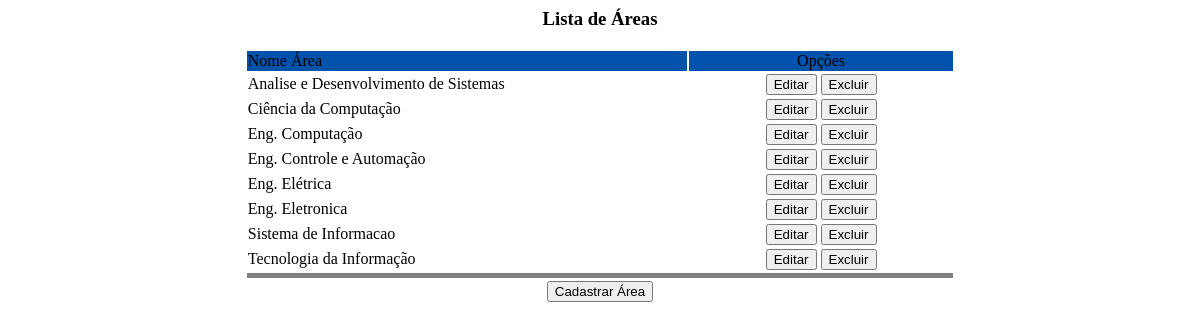
The page /bd_area/area_lista.php on the database as committed earlier.
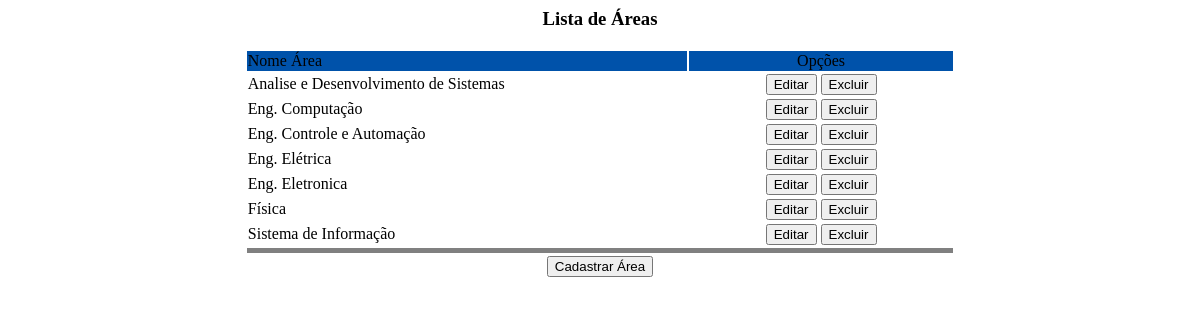
The same page on the database as committed later.
### tables this page shows
CREATE TABLE IF NOT EXISTS `area` (
  `codigo` int(11) NOT NULL AUTO_INCREMENT,
  `login_administrador` varchar(25) DEFAULT NULL,
  `nome` varchar(50) NOT NULL,
  `data` date NOT NULL,
  `hora` time NOT NULL,
  PRIMARY KEY (`codigo`),
  UNIQUE KEY `nome` (`nome`),
  KEY `login_administrador` (`login_administrador`)
);

### bd_area/area_lista.php (the view, shortened to what this page needs)
<html>
<head>
</head>
<body>
<center>
<h3>Lista de Áreas</h3>
</center>
<form name="form1" method="POST" action="area_editar.php">
<table border="0" align="center" width="60%">
<?php
$sql = "SELECT nome,codigo FROM area ORDER BY nome";
$tabela = mysql_query($sql);
	?>
	<tr bgcolor="0x52AA">
		<td width="50%">Nome Área</td>
		<td width="30%">
		<center>Opções</center>
		</td>
	</tr>
	<?php
	while($dados = mysql_fetch_row($tabela)){
		$codigo = $dados[1];
		$nome = $dados[0];
		?>
	<tr>
		<td align="left"><?php echo $nome?></td>
		<td align="center"><input type="button" value="Editar"
			onclick="location.href ='area_editar.php?codigo=<?php echo $codigo?>'">
		<input type="button" value="Excluir"
			onclick="location.href ='area_excluir.php?codigo=<?php echo $codigo?>'">
		</td>
	</tr>
	<?php
	}
	?>
	<tr bgcolor="grey">
		<td colspan="3" height="5"></td>
	</tr>
	<tr>
		<td colspan="3" align="center"><input type="submit"
			value="Cadastrar Área"></td>
</table>
</form>
</body>
</html>

Rows that differ between the two databases and show on the page:
removed area: nome "Sistema de Informacao"
changed area: nome "Ciência da Computação" → "Física"; moves down the list
changed area: nome "Tecnologia da Informação" → "Sistema de Informação"
